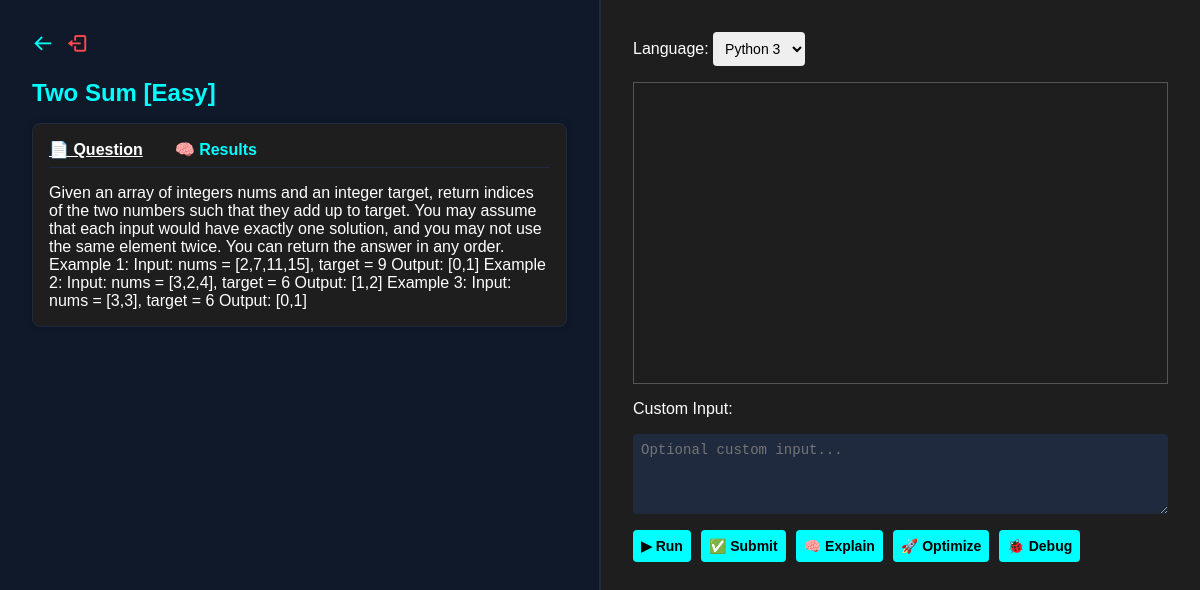
The app's page /problem/two-sum (signed in) with its own data.
### models.py (models this page shows)
class Problem(db.Model):
    id = db.Column(db.Integer, primary_key=True)
    title = db.Column(db.String(120), nullable=False)
    slug = db.Column(db.String(120), unique=True, nullable=False)
    description = db.Column(db.Text, nullable=False)
    difficulty = db.Column(db.String(20), nullable=False)
    topic_tags = db.Column(db.PickleType)
    python_function_signature = db.Column(db.String(300))
    cpp_function_signature = db.Column(db.String(300))
    python_starter_code = db.Column(db.Text)
    cpp_starter_code = db.Column(db.Text)
    python_driver_code = db.Column(db.Text)
    cpp_driver_code = db.Column(db.Text)
    test_cases = db.relationship('TestCase', backref='problem', cascade="all, delete-orphan")

### user_views.py (the view)
@user_bp.route("/problem/<slug>")
@login_required
def view_problem(slug):
    problem = Problem.query.filter_by(slug=slug).first_or_404()
    language_data = {
        lang: {
            "starter_code": getattr(problem, f"{lang}_starter_code"),
            "function_signature": getattr(problem, f"{lang}_function_signature")
        } for lang in LANGUAGE_MAP
    }
    return render_template("problem_detail.html", problem=problem, language_data=language_data)

### utils/auth.py (called while the page is built)
def login_required(f):
    @wraps(f)
    def decorated_function(*args, **kwargs):
        if "email" not in session:
            flash("Please log in to access this page.")
            return redirect(url_for("auth.login"))
        return f(*args, **kwargs)
    return decorated_function

### templates/problem_detail.html (shortened to what this page needs)
<!DOCTYPE html>
<html lang="en">
<head>
  <link rel="stylesheet" href="https://unpkg.com/boxicons@latest/css/boxicons.min.css">
</head>
<body>
<div class="left-pane">
  <div class="inline-icon-buttons">
      <a href="/problems" title="Back to Problems" class="icon-link">
        <i class='bx bx-arrow-back'></i>
      </a>
      <a href="/logout" title="Logout" class="icon-link logout-link">
        <i class='bx bx-log-out'></i>
      </a>
    </div>
  <h2>{{ problem.title }} [{{ problem.difficulty }}]</h2>
  <div class="toggle-container">
    <div class="toggle-tabs">
      <span id="questionTab" class="active" onclick="showQuestion()">📄 Question</span>
      <span id="resultTab" onclick="showResults()">🧠 Results</span>
    </div>
    <div id="questionContent">{{ problem.description | safe }}</div>
  </div>
</div>
<div class="right-pane">
  <label>Language:
    <select id="language">
      <option value="python">Python 3</option>
    </select>
  </label>
  <div id="editor"></div>
  <label>Custom Input:</label>
  <textarea id="customInput" rows="4" placeholder="Optional custom input..."></textarea>
  <div class="btn-group">
    <button onclick="runCode()">▶ Run</button>
    <button onclick="submitCode()">✅ Submit</button>
    <button onclick="explainCode()">🧠 Explain</button>
    <button onclick="optimizeCode()">🚀 Optimize</button>
    <button onclick="debugCode()">🐞 Debug</button>
  </div>
</div>
</body>
</html>

### templates/problem_detail.html (style rules this page uses)
:root { --bg-dark: #0f192a; --bg-light: #1e1e1e; --border-color: #1f2a3f; --highlight: #00ffff; --hover: #00cccc; --success: limegreen; --fail: red; --font: Arial, sans-serif; }
body { margin: 0; font-family: var(--font); display: flex; background-color: var(--bg-dark); color: white; height: 100vh; }
.left-pane, .right-pane { height: 100vh; overflow-y: auto; padding: 2rem; }
.left-pane { width: 50%; background-color: var(--bg-dark); border-right: 2px solid var(--border-color); }
.right-pane { width: 50%; background-color: var(--bg-light); display: flex; flex-direction: column; gap: 1rem; }
h2 { color: var(--highlight); margin-bottom: 1rem; }
.toggle-container { background-color: var(--bg-light); border: 1px solid var(--border-color); border-radius: 8px; padding: 1rem; margin-top: 1rem; box-shadow: 0 0 8px rgba(0, 0, 0, 0.2); }
.toggle-tabs { display: flex; gap: 2rem; margin-bottom: 1rem; border-bottom: 1px solid var(--border-color); padding-bottom: 0.5rem; }
.toggle-tabs span { cursor: pointer; font-weight: bold; color: var(--highlight); }
.toggle-tabs span.active { text-decoration: underline; color: white; }
#editor { height: 300px; border: 1px solid #555; }
select, textarea, button { padding: 0.5rem; font-size: 14px; border-radius: 4px; border: none; }
textarea { background-color: var(--border-color); color: white; }
button { background-color: var(--highlight); color: black; font-weight: bold; cursor: pointer; }
.btn-group { display: flex; flex-wrap: wrap; gap: 10px; }
.inline-icon-buttons { display: flex; gap: 12px; margin-bottom: 12px; }
.icon-link { font-size: 22px; color: #00ffff; text-decoration: none; transition: color 0.2s ease; }
.logout-link { color: #ff4d4d; }

### records on screen
Problem: title "Two Sum", difficulty "Easy", description "Given an array of integers nums and an integer target, return indices of the two numbers such that they add up to target. You may assume that each input would have exactly one solution, and you may not use the same element twice. You can return the answer in any order. Example 1: Input: nums = [2,7,11,15], target = 9 Output: [0,1] Example 2: Input: nums = [3,2,4], target = 6 Output: [1,2] Example 3: Input: nums = [3,3], target = 6 Output: [0,1]"
